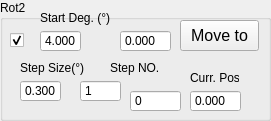
   <widget class="QGroupBox" name="rotary2Group">
    <property name="geometry">
     <rect>
      <x>290</x>
      <y>570</y>
      <width>271</width>
      <height>121</height>
     </rect>
    </property>
    <property name="title">
     <string>Rot2</string>
    </property>
    <widget class="QDoubleSpinBox" name="iRot2">
     <property name="geometry">
      <rect>
       <x>40</x>
       <y>30</y>
       <width>41</width>
       <height>22</height>
      </rect>
     </property>
     <property name="buttonSymbols">
      <enum>QAbstractSpinBox::ButtonSymbols::NoButtons</enum>
     </property>
     <property name="decimals">
      <number>3</number>
     </property>
     <property name="value">
      <double>4.000000000000000</double>
     </property>
    </widget>
    <widget class="QPushButton" name="rot2MoveTo">
     <property name="geometry">
      <rect>
       <x>180</x>
       <y>20</y>
       <width>79</width>
       <height>31</height>
      </rect>
     </property>
     <property name="font">
      <font>
       <pointsize>12</pointsize>
      </font>
     </property>
     <property name="text">
      <string>Move to</string>
     </property>
    </widget>
    <widget class="QDoubleSpinBox" name="rotary2Step">
     <property name="geometry">
      <rect>
       <x>20</x>
       <y>80</y>
       <width>41</width>
       <height>22</height>
      </rect>
     </property>
     <property name="buttonSymbols">
      <enum>QAbstractSpinBox::ButtonSymbols::NoButtons</enum>
     </property>
     <property name="decimals">
      <number>3</number>
     </property>
     <property name="value">
      <double>0.300000000000000</double>
     </property>
    </widget>
    <widget class="QSpinBox" name="rotary2StepNO">
     <property name="geometry">
      <rect>
       <x>80</x>
       <y>80</y>
       <width>41</width>
       <height>22</height>
      </rect>
     </property>
     <property name="buttonSymbols">
      <enum>QAbstractSpinBox::ButtonSymbols::NoButtons</enum>
     </property>
     <property name="maximum">
      <number>10000</number>
     </property>
     <property name="value">
      <number>1</number>
     </property>
    </widget>
    <widget class="QDoubleSpinBox" name="rot2SetPos">
     <property name="geometry">
      <rect>
       <x>120</x>
       <y>30</y>
       <width>51</width>
       <height>22</height>
      </rect>
     </property>
     <property name="buttonSymbols">
      <enum>QAbstractSpinBox::ButtonSymbols::NoButtons</enum>
     </property>
     <property name="decimals">
      <number>3</number>
     </property>
     <property name="maximum">
      <double>1000.000000000000000</double>
     </property>
    </widget>
    <widget class="QDoubleSpinBox" name="rot2CurrPos">
     <property name="geometry">
      <rect>
       <x>190</x>
       <y>90</y>
       <width>51</width>
       <height>22</height>
      </rect>
     </property>
     <property name="buttonSymbols">
      <enum>QAbstractSpinBox::ButtonSymbols::NoButtons</enum>
     </property>
     <property name="decimals">
      <number>3</number>
     </property>
     <property name="minimum">
      <double>-10.000000000000000</double>
     </property>
     <property name="maximum">
      <double>1000.000000000000000</double>
     </property>
    </widget>
    <widget class="QLabel" name="label_17">
     <property name="geometry">
      <rect>
       <x>190</x>
       <y>70</y>
       <width>49</width>
       <height>16</height>
      </rect>
     </property>
     <property name="text">
      <string>Curr. Pos.</string>
     </property>
     <property name="mytype" stdset="0">
      <string>label</string>
     </property>
    </widget>
    <widget class="QLabel" name="label_34">
     <property name="geometry">
      <rect>
       <x>110</x>
       <y>60</y>
       <width>51</width>
       <height>16</height>
      </rect>
     </property>
     <property name="text">
      <string>Step NO.</string>
     </property>
     <property name="mytype" stdset="0">
      <string>label</string>
     </property>
    </widget>
    <widget class="QLabel" name="label_35">
     <property name="geometry">
      <rect>
       <x>20</x>
       <y>60</y>
       <width>81</width>
       <height>16</height>
      </rect>
     </property>
     <property name="text">
      <string>Step Size(°)</string>
     </property>
     <property name="mytype" stdset="0">
      <string>label</string>
     </property>
    </widget>
    <widget class="QLabel" name="label_36">
     <property name="geometry">
      <rect>
       <x>40</x>
       <y>10</y>
       <width>91</width>
       <height>16</height>
      </rect>
     </property>
     <property name="text">
      <string>Start Deg. (°)</string>
     </property>
     <property name="mytype" stdset="0">
      <string>label</string>
     </property>
    </widget>
    <widget class="QCheckBox" name="activeRot2">
     <property name="geometry">
      <rect>
       <x>10</x>
       <y>30</y>
       <width>21</width>
       <height>20</height>
      </rect>
     </property>
     <property name="toolTip">
      <string>Active Instrument?</string>
     </property>
     <property name="text">
      <string/>
     </property>
     <property name="checked">
      <bool>true</bool>
     </property>
     <property name="mytype" stdset="0">
      <string>checkbox</string>
     </property>
    </widget>
    <widget class="QSpinBox" name="rotary2CurrStepNO">
     <property name="geometry">
      <rect>
       <x>130</x>
       <y>90</y>
       <width>51</width>
       <height>22</height>
      </rect>
     </property>
     <property name="buttonSymbols">
      <enum>QAbstractSpinBox::ButtonSymbols::NoButtons</enum>
     </property>
     <property name="mytype" stdset="0">
      <string>intNO</string>
     </property>
    </widget>
   </widget>
